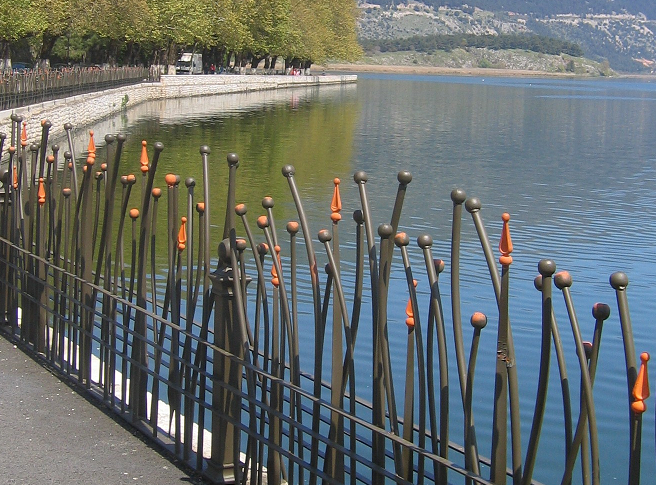
%> input picture 7200OT_Code file/chap 04/my_image_color.bmp, 656 x 485 px
$ octave ColorOtsuThresholding.m   (GNU Octave 9; MATLAB toolbox functions it lacks are replaced by stand-ins)
%> lines starting %> are read from the running program, lines starting %| are printed output that depends on the picture; in (x1, y1, x2, y2) boxes, pixels count from 0 and x2, y2 are one past the last pixel; in counts of white or black regions, pixels touching at a corner belong together; the program's own positions count from 1
img_color = imread('my_image_color.bmp');	% Load image
%> img_color is the input picture: size 485x656x3 uint8; mean R, G, B 105, 111.9, 110.5
red = im2bw(img_color(:,:,1));		% Threshold red channel
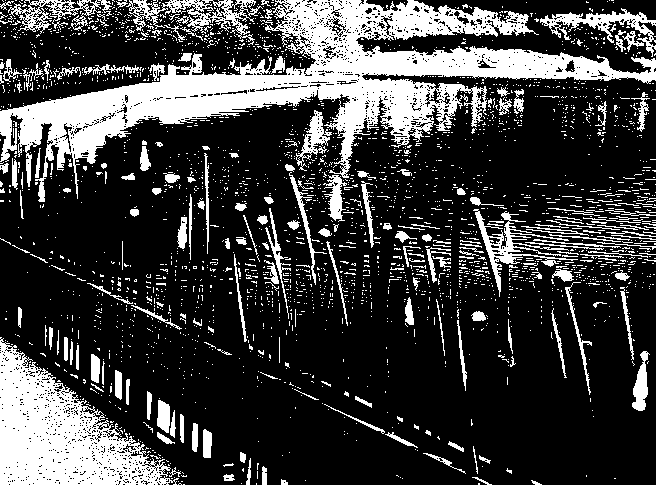
%> red: size 485x656 logical; 24.4% white; 2750 white regions (2543 under 20 px), largest, box (x1, y1, x2, y2) and area: (0, 0, 656, 202) 34958, (0, 337, 179, 485) 12468, (126, 0, 263, 45) 1852
green = im2bw(img_color(:,:,2));		% Threshold green channel
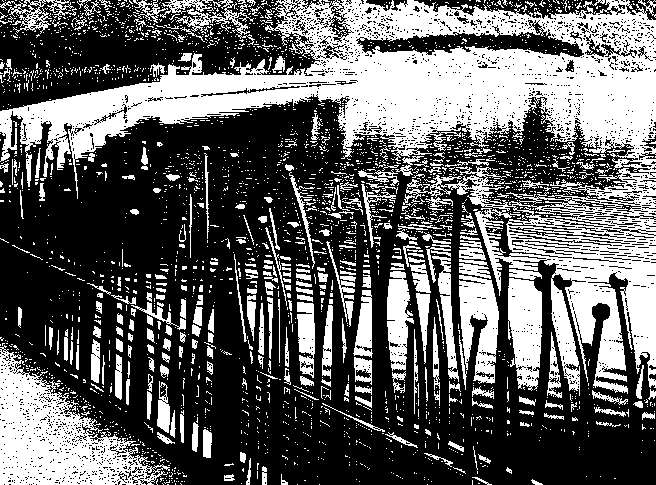
%> green: size 485x656 logical; 38.2% white; 2933 white regions (2622 under 20 px), largest, box (x1, y1, x2, y2) and area: (0, 0, 656, 396) 69048, (0, 345, 170, 485) 10448, (508, 278, 542, 391) 2968
blue = im2bw(img_color(:,:,3));		% Threshold blue channel
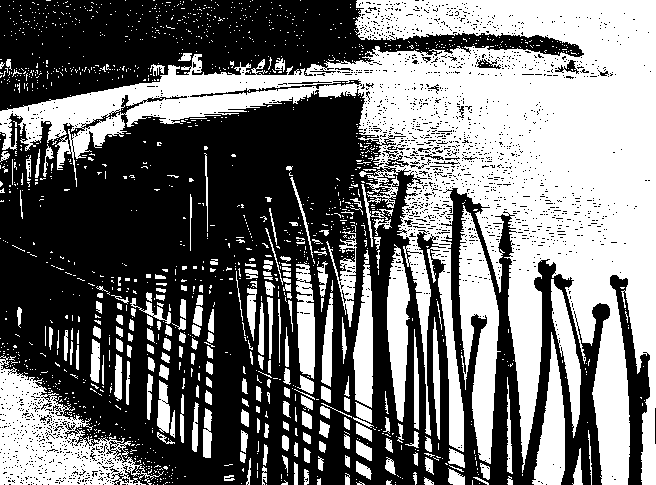
%> blue: size 485x656 logical; 45% white; 1547 white regions (1340 under 20 px), largest, box (x1, y1, x2, y2) and area: (0, 0, 656, 485) 96030, (0, 355, 164, 485) 8707, (459, 205, 501, 464) 5797
bin_image_or = red | green | blue;		% Mix channels using OR
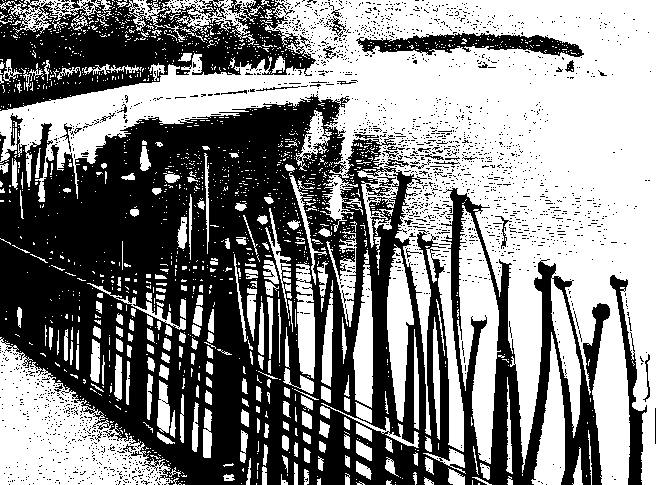
%> bin_image_or: size 485x656 logical; 52.6% white; 2169 black regions (2130 under 20 px), largest, box (x1, y1, x2, y2) and area: (0, 94, 610, 485) 120812, (0, 0, 316, 111) 18238, (356, 33, 584, 57) 2812
bin_image_and = red & green & blue;		% Mix channels using AND
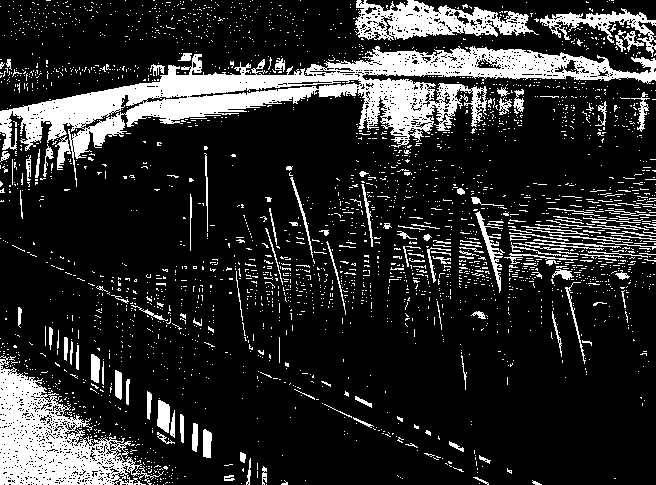
%> bin_image_and: size 485x656 logical; 17.2% white; 2782 white regions (2628 under 20 px), largest, box (x1, y1, x2, y2) and area: (0, 46, 656, 187) 22751, (0, 355, 164, 485) 8676, (355, 0, 539, 41) 3878
subplot(1,3,1),imshow(img_color),title('Original Image')
subplot(1,3,2),imshow(bin_image_or),title('Binary Union Image')
subplot(1,3,3),imshow(bin_image_and),title('Binary Intersection Image')

$ run again, with 7200OT_Code file/chap 04/Steps.bmp copied over 7200OT_Code file/chap 04/my_image_color.bmp
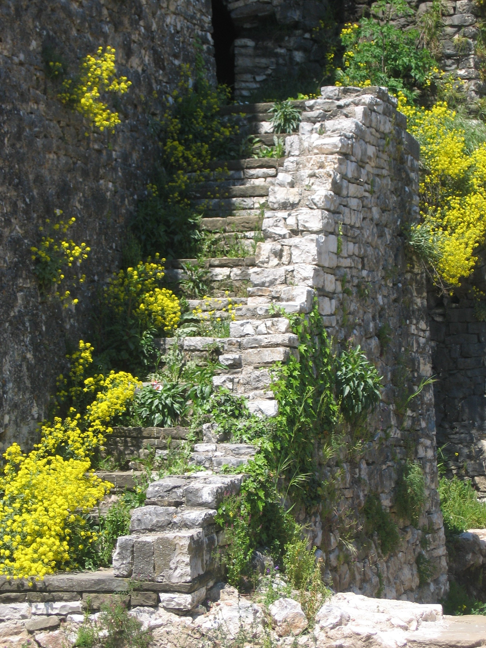
%> input picture 7200OT_Code file/chap 04/Steps.bmp, 486 x 648 px
%> img_color is the input picture: size 648x486x3 uint8; mean R, G, B 101.8, 105.5, 81.8
%> `red = im2bw(img_color(:,:,1));`:
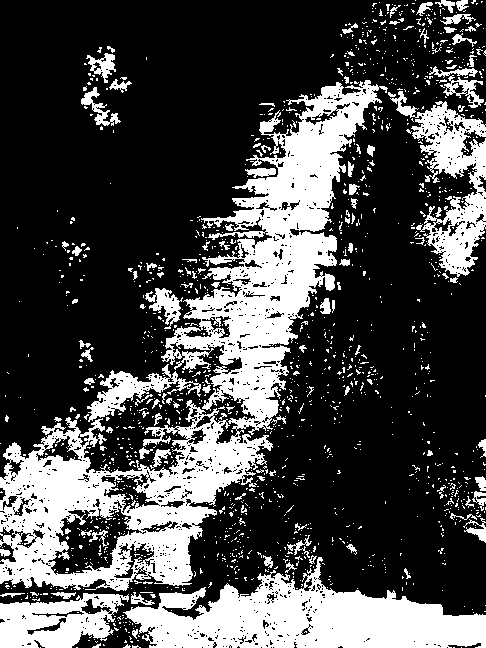
%> red: size 648x486 logical; 28.9% white; 1452 white regions (1338 under 20 px), largest, box (x1, y1, x2, y2) and area: (0, 80, 388, 591) 48161, (123, 557, 486, 648) 17296, (390, 91, 486, 277) 6473
%> green: size 648x486 logical; 31.2% white; 1288 white regions (1142 under 20 px), largest, box (x1, y1, x2, y2) and area: (0, 68, 388, 591) 54158, (0, 535, 486, 648) 22114, (388, 78, 486, 277) 7434
%> blue: size 648x486 logical; 17.7% white; 1167 white regions (1071 under 20 px), largest, box (x1, y1, x2, y2) and area: (175, 86, 383, 425) 19726, (127, 573, 486, 648) 15007, (43, 504, 217, 591) 4815
%> bin_image_or: size 648x486 logical; 32.2% white; 1279 white regions (1129 under 20 px), largest, box (x1, y1, x2, y2) and area: (0, 68, 388, 591) 56074, (0, 535, 486, 648) 22785, (388, 78, 486, 277) 7556
%> `bin_image_and = red & green & blue;`:
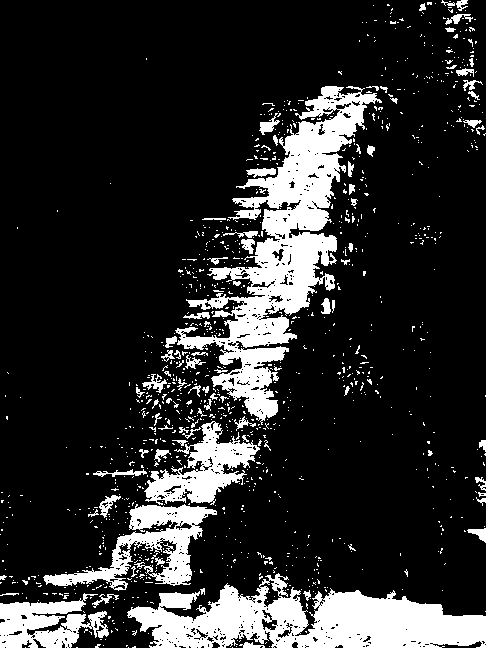
%> bin_image_and: size 648x486 logical; 17.4% white; 1112 white regions (1026 under 20 px), largest, box (x1, y1, x2, y2) and area: (175, 86, 382, 425) 19501, (127, 573, 486, 648) 14960, (43, 504, 217, 591) 4785

$ run again, with 7200OT_Code file/chap 04/my_red_eyes.bmp copied over 7200OT_Code file/chap 04/my_image_color.bmp
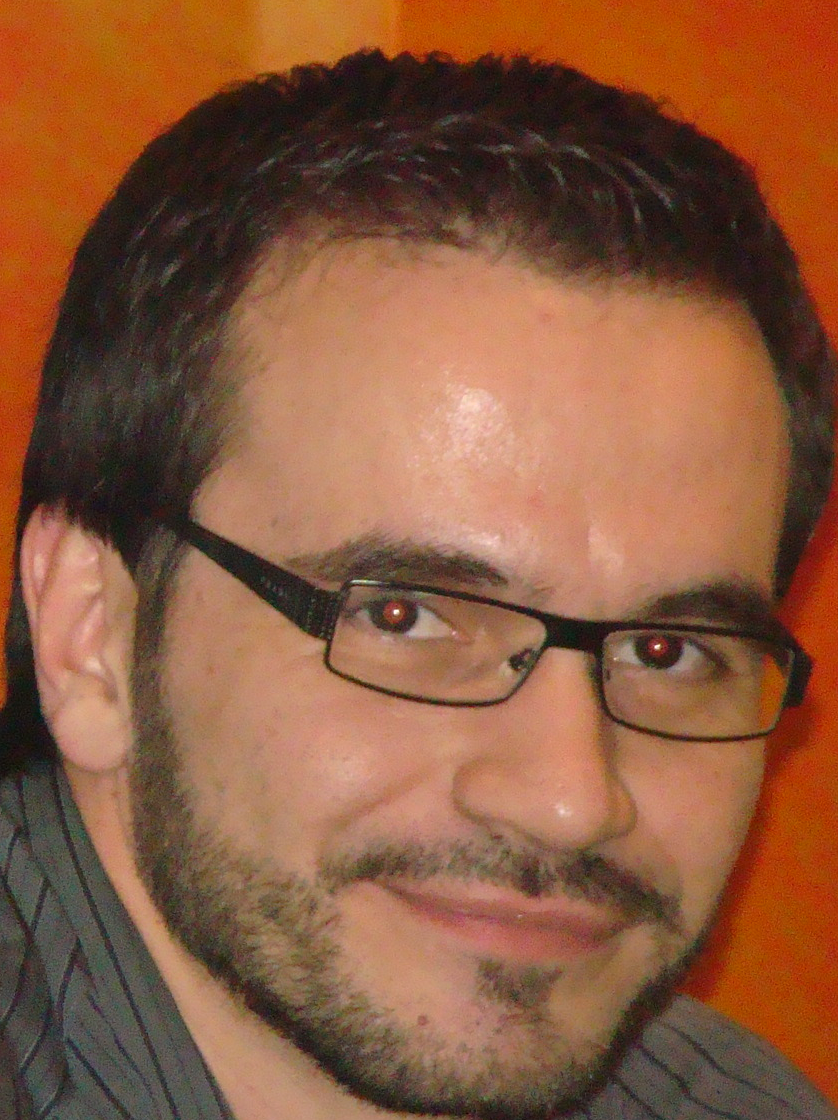
%> input picture 7200OT_Code file/chap 04/my_red_eyes.bmp, 838 x 1120 px
%> img_color is the input picture: size 1120x838x3 uint8; mean R, G, B 137.7, 89.1, 61.5
%> `red = im2bw(img_color(:,:,1));`:
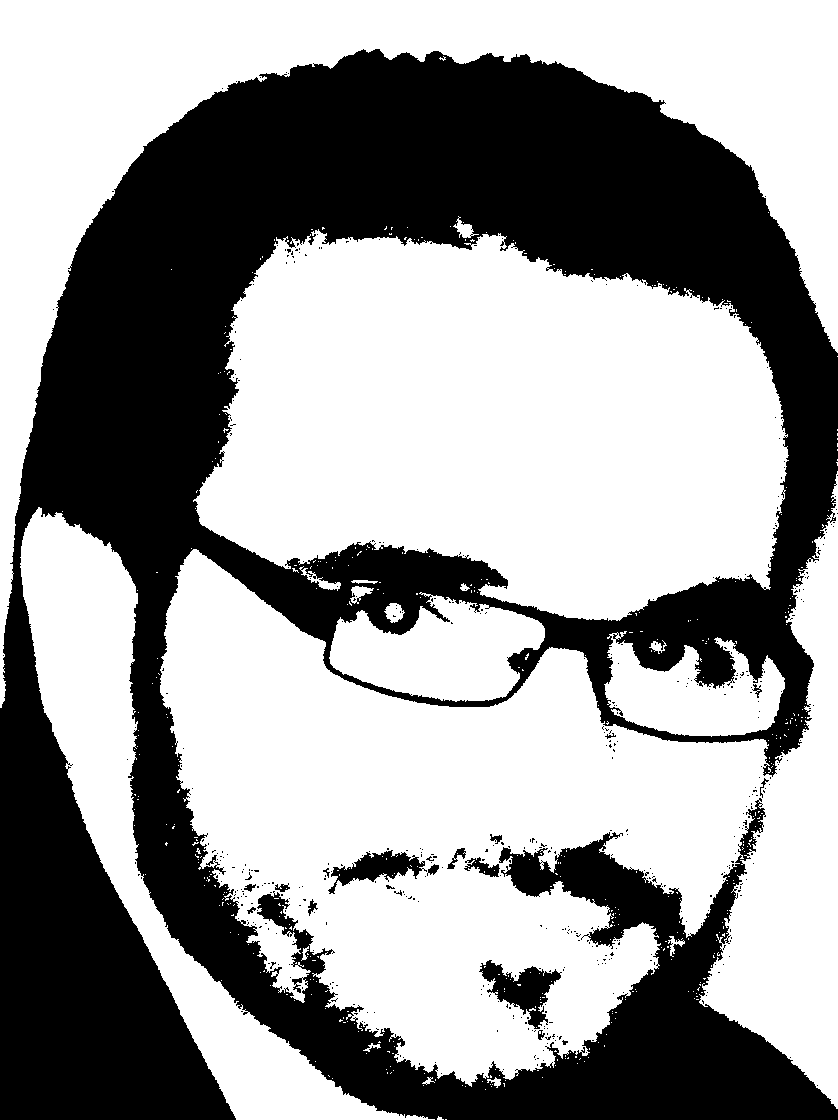
%> red: size 1120x838 logical; 60.6% white; 494 black regions (477 under 20 px), largest, box (x1, y1, x2, y2) and area: (0, 49, 838, 1120) 363146, (479, 960, 562, 1029) 2375, (328, 850, 427, 894) 1736
%> green: size 1120x838 logical; 25% white; 1283 white regions (1239 under 20 px), largest, box (x1, y1, x2, y2) and area: (206, 248, 725, 617) 120021, (177, 552, 603, 887) 58802, (90, 780, 385, 1120) 15120
%> `blue = im2bw(img_color(:,:,3));`:
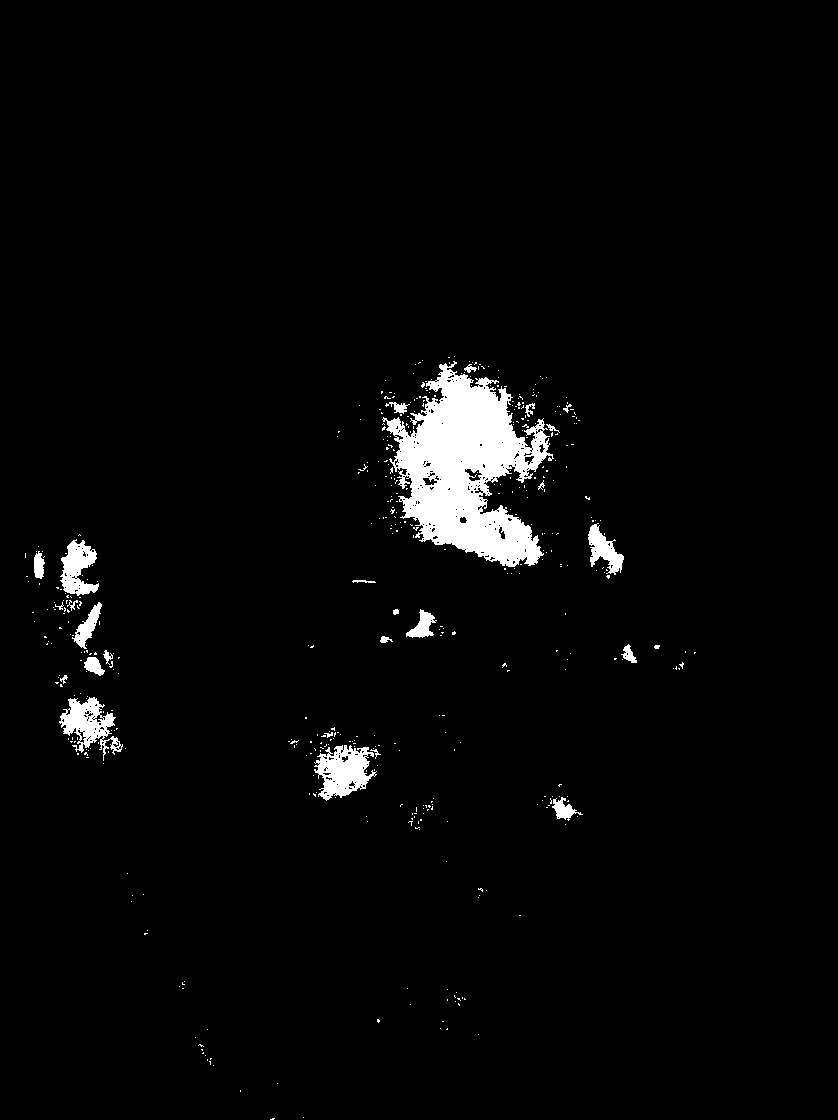
%> blue: size 1120x838 logical; 3% white; 467 white regions (440 under 20 px), largest, box (x1, y1, x2, y2) and area: (382, 361, 554, 567) 18109, (314, 745, 377, 801) 2046, (59, 697, 123, 761) 1741
%> bin_image_or: size 1120x838 logical; 60.6% white; 494 black regions (477 under 20 px), largest, box (x1, y1, x2, y2) and area: (0, 49, 838, 1120) 363137, (479, 960, 562, 1029) 2375, (328, 850, 427, 894) 1736
